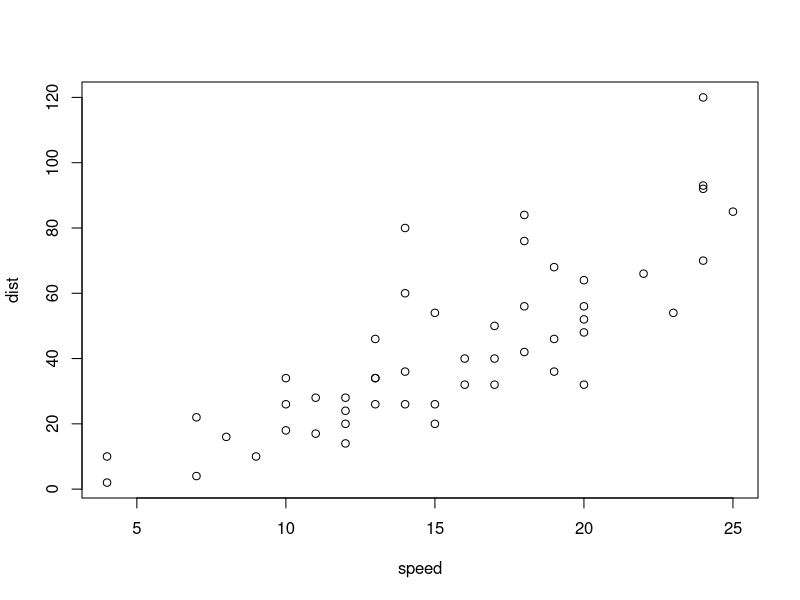
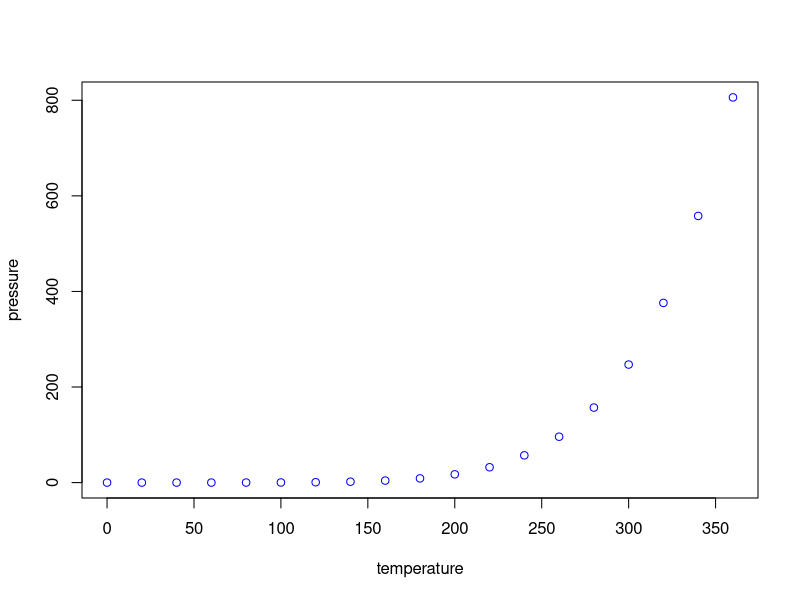

These figures' R source, in order:
## ---- chunk 1
knitr::opts_chunk$set(echo = TRUE)
## ---- chunk 2
plot(cars)
## ---- chunk 3
plot(pressure, col = "blue")
